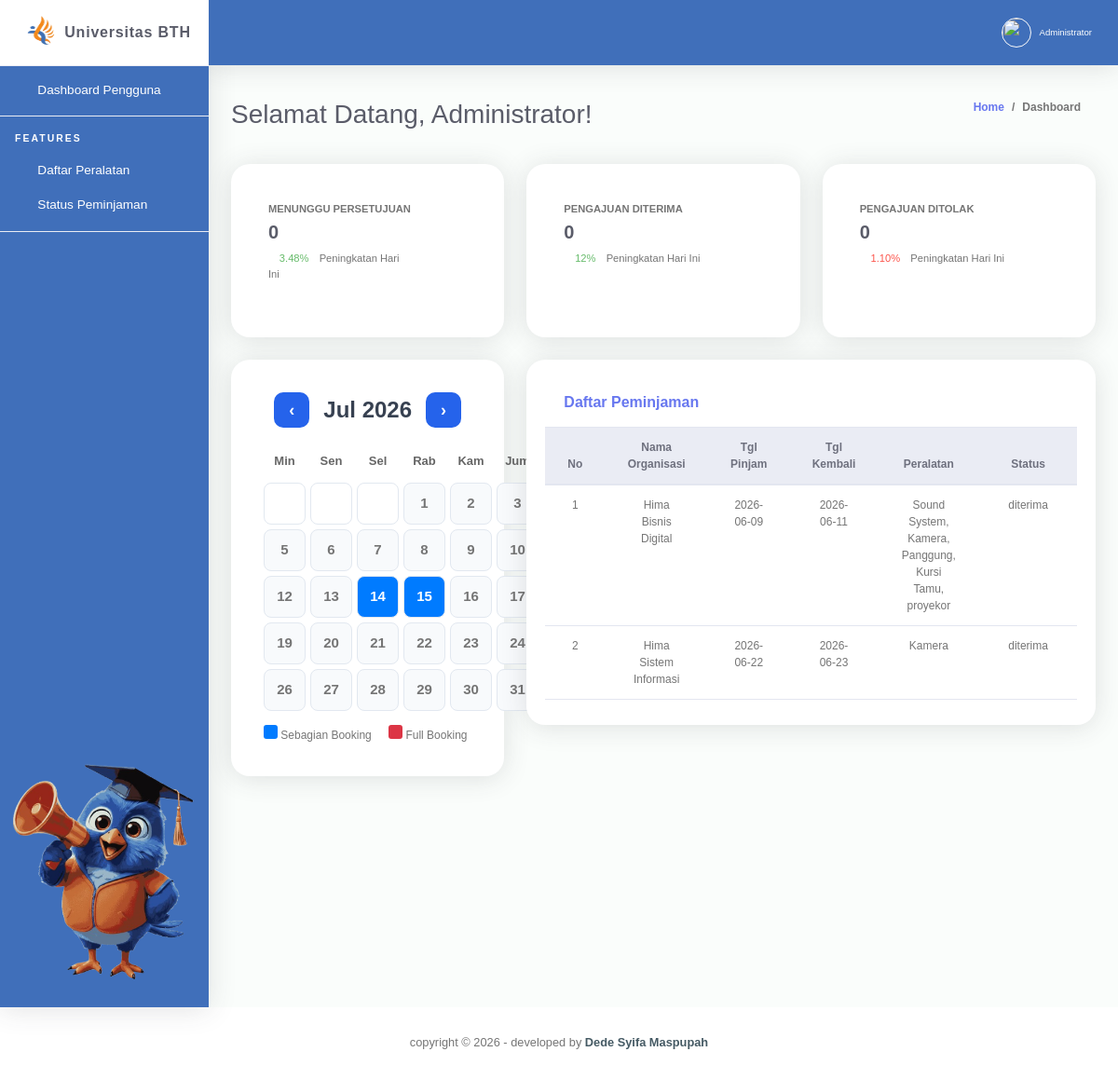
Screenshot of /dashboard_pengguna/index.php with the database file from the repository.
### tables this page shows
CREATE TABLE `peminjaman` (
  `peminjaman_id` int(11) NOT NULL,
  `id` int(11) NOT NULL,
  `nama` varchar(50) NOT NULL,
  `pj` varchar(50) NOT NULL,
  `peralatan_id` varchar(255) NOT NULL,
  `tgl_pinjam` date NOT NULL,
  `tgl_kembali` date NOT NULL,
  `keperluan` text NOT NULL,
  `status` enum('menunggu','diterima','ditolak') NOT NULL,
  `created_at` timestamp NOT NULL DEFAULT current_timestamp() ON UPDATE current_timestamp()
);

### dashboard_pengguna/index.php (the view, shortened to what this page needs)
<?php
include '../includes_pengguna/header.php';
include "../koneksi.php";
$id = $_SESSION['id'];
$qMenunggu = mysqli_query($conn," SELECT COUNT(*) AS total FROM peminjaman WHERE id='$id' AND status='menunggu'");
$menunggu = mysqli_fetch_assoc($qMenunggu)['total'];
$qDiterima = mysqli_query($conn," SELECT COUNT(*) AS total FROM peminjaman WHERE id='$id' AND status='diterima'");
$diterima = mysqli_fetch_assoc($qDiterima)['total'];
$qDitolak = mysqli_query($conn," SELECT COUNT(*) AS total FROM peminjaman WHERE id='$id' AND status='ditolak'");
$ditolak = mysqli_fetch_assoc($qDitolak)['total'];
?>
<div class="container-fluid" id="container-wrapper">
    <div class="d-sm-flex align-items-center justify-content-between mb-4">
        <h1 class="h3 mb-0 text-gray-800">
    Selamat Datang, <?php echo htmlspecialchars($namaLogin); ?>!
</h1>
        <ol class="breadcrumb">
            <li class="breadcrumb-item"><a href="./">Home</a></li>
            <li class="breadcrumb-item active" aria-current="page">Dashboard</li>
        </ol>
    </div>
    <div class="row mb-3">
        <div class="col-xl-4 col-md-6 mb-4">
            <div class="card h-100">
                <div class="card-body">
                    <div class="row align-items-center">
                        <div class="col mr-2">
                            <div class="text-xs font-weight-bold text-uppercase mb-1">Menunggu Persetujuan</div>
                            <div class="h5 mb-0 font-weight-bold text-gray-800">
                                <?php echo $menunggu; ?>
                            </div>
                            <div class="mt-2 mb-0 text-muted text-xs">
                                <span class="text-success mr-2"><i class="fa fa-arrow-up"></i> 3.48%</span>
                                <span>Peningkatan Hari Ini</span>
                            </div>
                        </div>
                        <div class="col-auto">
                            <i class="fas fa-calendar fa-3x text-primary"></i>
                        </div>
                    </div>
                </div>
            </div>
        </div>
        <div class="col-xl-4 col-md-6 mb-4">
            <div class="card h-100">
                <div class="card-body">
                    <div class="row no-gutters align-items-center">
                        <div class="col mr-2">
                            <div class="text-xs font-weight-bold text-uppercase mb-1">Pengajuan Diterima</div>
                            <div class="h5 mb-0 font-weight-bold text-gray-800">
                                <?php echo $diterima; ?>
                            </div>
                            <div class="mt-2 mb-0 text-muted text-xs">
                                <span class="text-success mr-2"><i class="fas fa-arrow-up"></i> 12%</span>
                                <span>Peningkatan Hari Ini</span>
                            </div>
                        </div>
                        <div class="col-auto">
                            <i class="fas fa-file fa-3x text-success"></i>
                        </div>
                    </div>
                </div>
            </div>
        </div>
        <div class="col-xl-4 col-md-6 mb-4">
            <div class="card h-100">
                <div class="card-body">
                    <div class="row no-gutters align-items-center">
                        <div class="col mr-2">
                            <div class="text-xs font-weight-bold text-uppercase mb-1">Pengajuan Ditolak</div>
                            <div class="h5 mb-0 font-weight-bold text-gray-800">
                                <?php echo $ditolak; ?>
                            </div>
                            <div class="mt-2 mb-0 text-muted text-xs">
                                <span class="text-danger mr-2"><i class="fas fa-arrow-down"></i> 1.10%</span>
                                <span>Peningkatan Hari Ini</span>
                            </div>
                            </div>
                        <div class="col-auto">
                            <i class="fas fa-fw fa-chart-area fa-3x text-warning"></i>
                        </div>
                    </div>
                </div>
            </div>
        </div>
        <div class="col-xl-4 col-lg-7">
            <div class="card mb-4">
                <div class="calendar">
                    <div class="calendar-header">
                        <button onclick="prevMonth()" class="nav-btn">‹</button>
                        <h3 id="month-year">Juni 2026</h3>
                        <button onclick="nextMonth()" class="nav-btn">›</button>
                    </div>
                    <div class="calendar-grid" id="calendar-grid">
                    </div>
                    <div style="margin-top:15px;">
                    <span style="display:inline-block;width:15px;height:15px;background:#007bff;border-radius:3px;"></span>
                    Sebagian Booking
                    <span style="display:inline-block;width:15px;height:15px;background:#dc3545;margin-left:15px;border-radius:3px;"></span>
                    Full Booking
                </div>
                </div>
              </div>
            </div>
        <div class="col-xl-8 col-lg-5">
            <div class="card mb-4">
                <div class="card-header py-3 d-flex flex-row align-items-center justify-content-between">
                    <h6 class="m-0 font-weight-bold text-primary">Daftar Peminjaman</h6>
                </div>
                <div class="table-responsive" style="max-height: 300px; overflow-y: auto;">
                    <table class="table align-items-center table-flush" id="dataTable">
                        <thead class="thead-light">
                            <tr>
                                <th class="text-center">No</th>
                                <th class="text-center">Nama Organisasi</th>
                                <th class="text-center">Tgl Pinjam</th>
                                <th class="text-center">Tgl Kembali</th>
                                <th class="text-center">Peralatan</th>
                                <th class="text-center">Status</th>
                            </tr>
                        </thead>
                        <tbody>
                            <?php
                        include '../koneksi.php';
                        $no=1;
                        $data = mysqli_query($conn,"SELECT peminjaman.*, GROUP_CONCAT(peralatan.nama_alat SEPARATOR ', ') AS alat FROM peminjaman JOIN peralatan ON FIND_IN_SET(peralatan.peralatan_id, peminjaman.peralatan_id) GROUP BY peminjaman.peminjaman_id");
                        while($d = mysqli_fetch_array($data)){ ?>
                          <tr>
                                  <td class="text-center"><?php echo $no++; ?></td>
                                  <td class="text-center"><?php echo $d['nama']; ?></td>
                                  <td class="text-center"><?php echo $d['tgl_pinjam']; ?></td>
                                  <td class="text-center"><?php echo $d['tgl_kembali']; ?></td>
                                  <td class="text-center"><?php echo $d['alat']; ?></td>
                                  <td class="text-center"><?php echo $d['status']; ?></td>
                              </tr>
                          <?php } ?>
                        </tbody>
                    </table>
                </div>
            </div>
        </div>
    </div>
</div>
</div>
<?php include '../includes_pengguna/footer.php'; ?>

### assets/css/ruang-admin.css (style rules this page uses)
html { position: relative; min-height: 100%; font-family: Nunito }
body { height: 100% }
.container, .container-fluid, .container-login { padding-left: 1.5rem; padding-right: 1.5rem }
.text-xs { font-size: .7rem }
.text-gray-800 { color: #5a5c69 !important }
.breadcrumb { background-color: transparent; font-size: 12px; font-weight: 700 }
.table-flush td, .table-flush th { border-right: 0; border-left: 0 }
.table-flush tbody tr:first-child td, .table-flush tbody tr:first-child th { border-top: 0 }
.card .table { margin-bottom: 0 }
.card .table td, .card .table th { padding-right: 1.5rem; padding-left: 1.5rem }
.card { -webkit-box-shadow: 0 .15rem 1.75rem 0 rgba(58, 59, 69, .15) !important; box-shadow: 0 .15rem 1.75rem 0 rgba(58, 59, 69, .15) !important }

### assets/css/admin.css (style rules this page uses)
.table { font-size: 20x; }
.calendar { width: 100%; padding: 15px; }
.calendar-header { display: flex; justify-content: center; align-items: center; gap: 15px; margin-bottom: 18px; }
.calendar-header h3 { margin: 0; font-size: 24px; font-weight: 600; color: #374151; }
.nav-btn { width: 38px; height: 38px; border: none; border-radius: 10px; background: #2563eb; color: white; font-size: 18px; font-weight: bold; cursor: pointer; transition: all 0.2s; }
.calendar-grid { display: grid; grid-template-columns: repeat(7, 1fr); gap: 8px; width: 100%; }
.card { background: #fff; border-radius: 20px; padding: 20px; margin-bottom: 20px; border: none; box-shadow: 0 4px 15px rgba(0,0,0,0.05); }
body { font-family: Arial, sans-serif; font-size:12px; }
.calendar-grid { display:grid; grid-template-columns:repeat(7,1fr); gap:5px; }

### rows the page displays
peminjaman: nama "Hima Bisnis Digital", tgl_pinjam "2026-06-09", tgl_kembali "2026-06-11", alat "Sound System, Kamera, Panggung, Kursi Tamu, proyekor", status "diterima"
peminjaman: nama "Hima Sistem Informasi", tgl_pinjam "2026-06-22", tgl_kembali "2026-06-23", alat "Kamera", status "diterima"

### other values shown
$namaLogin "Administrator"
$menunggu "0"
$diterima "0"
$ditolak "0"
